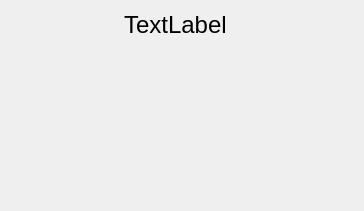
<?xml version="1.0" encoding="UTF-8"?>
<ui version="4.0">
 <class>DokoPlayerStatsGroupBox</class>
 <widget class="QWidget" name="DokoPlayerStatsGroupBox">
  <property name="geometry">
   <rect>
    <x>0</x>
    <y>0</y>
    <width>364</width>
    <height>211</height>
   </rect>
  </property>
  <property name="sizePolicy">
   <sizepolicy hsizetype="Preferred" vsizetype="Preferred">
    <horstretch>0</horstretch>
    <verstretch>0</verstretch>
   </sizepolicy>
  </property>
  <property name="windowTitle">
   <string>Form</string>
  </property>
  <layout class="QHBoxLayout" name="horizontalLayout_5">
   <item>
    <layout class="QVBoxLayout" name="verticalLayout">
     <item>
      <widget class="QLabel" name="labelAvatar">
       <property name="text">
        <string>&lt;!DOCTYPE HTML PUBLIC &quot;-//W3C//DTD HTML 4.0//EN&quot; &quot;http://www.w3.org/TR/REC-html40/strict.dtd&quot;&gt;
&lt;html&gt;&lt;head&gt;&lt;meta name=&quot;qrichtext&quot; content=&quot;1&quot; /&gt;&lt;style type=&quot;text/css&quot;&gt;
p, li { white-space: pre-wrap; }
&lt;/style&gt;&lt;/head&gt;&lt;body style=&quot; font-family:'Lucida Grande'; font-size:13pt; font-weight:400; font-style:normal;&quot;&gt;
&lt;p style=&quot; margin-top:0px; margin-bottom:0px; margin-left:0px; margin-right:0px; -qt-block-indent:0; text-indent:0px;&quot;&gt;&lt;img src=&quot;:/graphics/images/player&quot; /&gt;&lt;/p&gt;&lt;/body&gt;&lt;/html&gt;</string>
       </property>
      </widget>
     </item>
     <item>
      <spacer name="verticalSpacer_2">
       <property name="orientation">
        <enum>Qt::Vertical</enum>
       </property>
       <property name="sizeHint" stdset="0">
        <size>
         <width>20</width>
         <height>40</height>
        </size>
       </property>
      </spacer>
     </item>
    </layout>
   </item>
   <item>
    <spacer name="horizontalSpacer_5">
     <property name="orientation">
      <enum>Qt::Horizontal</enum>
     </property>
     <property name="sizeHint" stdset="0">
      <size>
       <width>40</width>
       <height>20</height>
      </size>
     </property>
    </spacer>
   </item>
   <item>
    <layout class="QVBoxLayout" name="verticalLayout_2">
     <item>
      <layout class="QHBoxLayout" name="horizontalLayout">
       <item>
        <widget class="QLabel" name="labelName">
         <property name="font">
          <font>
           <pointsize>18</pointsize>
          </font>
         </property>
         <property name="text">
          <string>TextLabel</string>
         </property>
        </widget>
       </item>
       <item>
        <spacer name="horizontalSpacer">
         <property name="orientation">
          <enum>Qt::Horizontal</enum>
         </property>
         <property name="sizeHint" stdset="0">
          <size>
           <width>40</width>
           <height>20</height>
          </size>
         </property>
        </spacer>
       </item>
      </layout>
     </item>
     <item>
      <spacer name="verticalSpacer_3">
       <property name="orientation">
        <enum>Qt::Vertical</enum>
       </property>
       <property name="sizeHint" stdset="0">
        <size>
         <width>20</width>
         <height>40</height>
        </size>
       </property>
      </spacer>
     </item>
     <item>
      <layout class="QVBoxLayout" name="verticalLayoutBox"/>
     </item>
     <item>
      <spacer name="verticalSpacer_4">
       <property name="orientation">
        <enum>Qt::Vertical</enum>
       </property>
       <property name="sizeHint" stdset="0">
        <size>
         <width>20</width>
         <height>40</height>
        </size>
       </property>
      </spacer>
     </item>
    </layout>
   </item>
   <item>
    <spacer name="horizontalSpacer_2">
     <property name="orientation">
      <enum>Qt::Horizontal</enum>
     </property>
     <property name="sizeHint" stdset="0">
      <size>
       <width>40</width>
       <height>20</height>
      </size>
     </property>
    </spacer>
   </item>
  </layout>
 </widget>
 <resources/>
 <connections/>
</ui>
